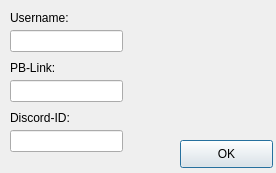
<?xml version="1.0" encoding="UTF-8"?>
<ui version="4.0">
 <class>detailsDialog</class>
 <widget class="QDialog" name="detailsDialog">
  <property name="geometry">
   <rect>
    <x>0</x>
    <y>0</y>
    <width>276</width>
    <height>173</height>
   </rect>
  </property>
  <property name="windowTitle">
   <string>Details</string>
  </property>
  <widget class="QLabel" name="label_username">
   <property name="geometry">
    <rect>
     <x>10</x>
     <y>10</y>
     <width>81</width>
     <height>16</height>
    </rect>
   </property>
   <property name="text">
    <string>Username: </string>
   </property>
  </widget>
  <widget class="QLabel" name="label_pbLink">
   <property name="geometry">
    <rect>
     <x>10</x>
     <y>60</y>
     <width>81</width>
     <height>16</height>
    </rect>
   </property>
   <property name="text">
    <string>PB-Link:</string>
   </property>
  </widget>
  <widget class="QLabel" name="label_discordId">
   <property name="geometry">
    <rect>
     <x>10</x>
     <y>110</y>
     <width>81</width>
     <height>16</height>
    </rect>
   </property>
   <property name="text">
    <string>Discord-ID:</string>
   </property>
  </widget>
  <widget class="QLineEdit" name="lineEdit_username">
   <property name="geometry">
    <rect>
     <x>10</x>
     <y>30</y>
     <width>113</width>
     <height>22</height>
    </rect>
   </property>
   <property name="readOnly">
    <bool>true</bool>
   </property>
  </widget>
  <widget class="QLineEdit" name="lineEdit_pbLink">
   <property name="geometry">
    <rect>
     <x>10</x>
     <y>80</y>
     <width>113</width>
     <height>22</height>
    </rect>
   </property>
   <property name="readOnly">
    <bool>true</bool>
   </property>
  </widget>
  <widget class="QLineEdit" name="lineEdit_discordId">
   <property name="geometry">
    <rect>
     <x>10</x>
     <y>130</y>
     <width>113</width>
     <height>22</height>
    </rect>
   </property>
   <property name="readOnly">
    <bool>true</bool>
   </property>
  </widget>
  <widget class="QPushButton" name="btn_ok">
   <property name="geometry">
    <rect>
     <x>180</x>
     <y>140</y>
     <width>93</width>
     <height>28</height>
    </rect>
   </property>
   <property name="text">
    <string>OK</string>
   </property>
  </widget>
 </widget>
 <resources/>
 <connections/>
</ui>
